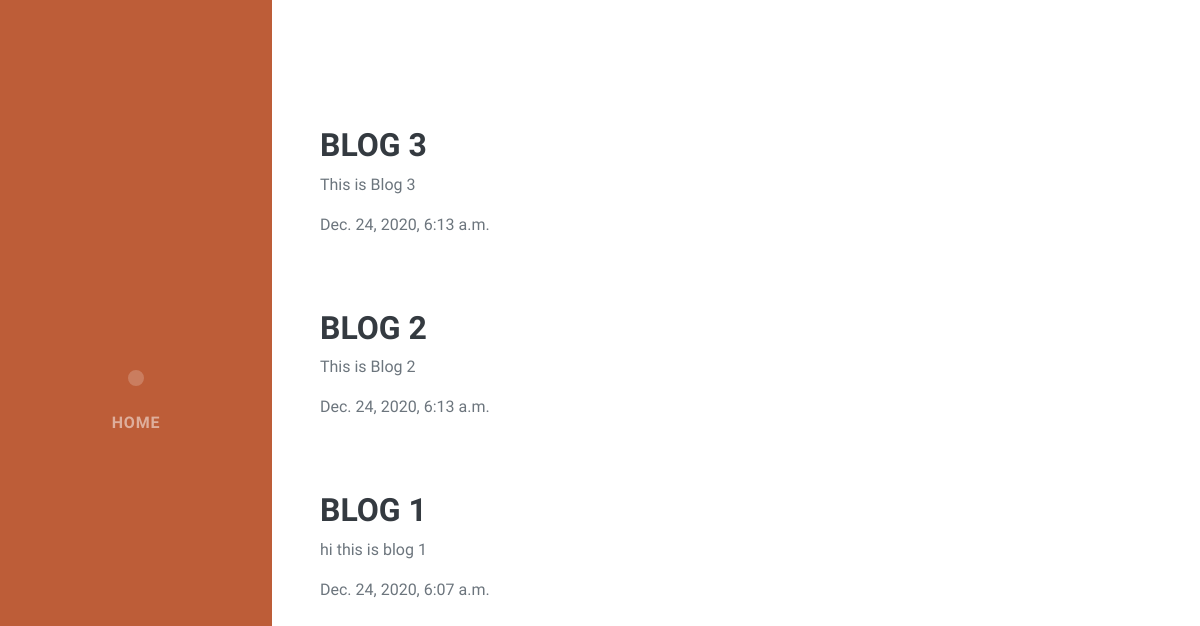
The page /blog/ on the database as committed earlier.
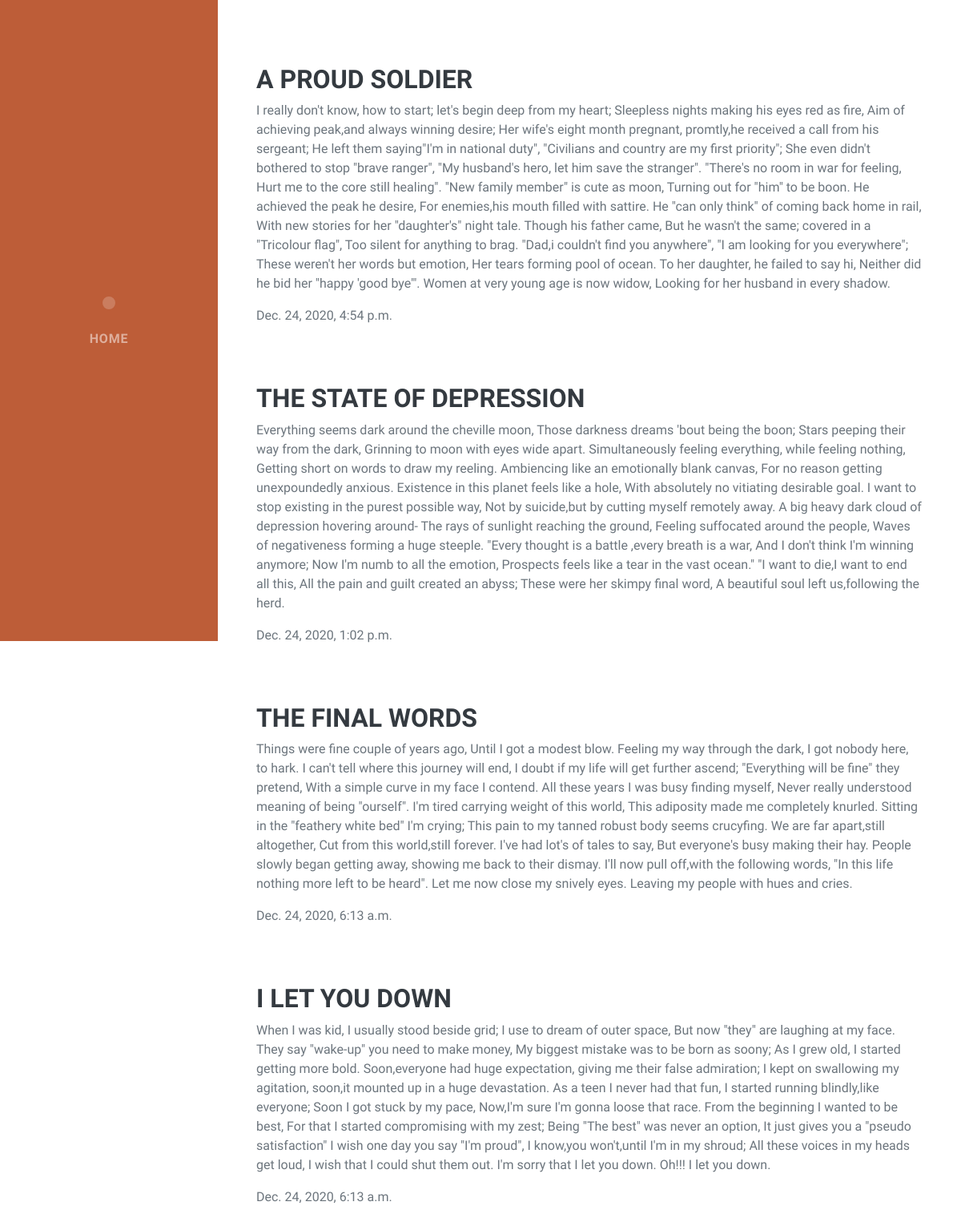
The same page on the database as committed later.
### blog/models.py (models this page shows, shortened)
class Blog(models.Model):
    title = models.CharField(max_length=50)
    description = models.TextField()
    date = models.DateTimeField()
    def get_absolute_url(self):
        return reverse('blog:blog_detail', kwargs={
                'blog_id':self.id
        })

### blog/views.py (the view)
# urls.py: path('',views.all_blogs,name="all_blogs"),
def all_blogs(request):
    blogs=Blog.objects.order_by('-date')
    context = {
    'blogs':blogs
    }
    return render(request,'blog/all_blogs.html',context)

### blog/templates/blog/all_blogs.html (shortened to what this page needs)
<!DOCTYPE html>
{% load static %}
<html lang="en">
    <head>
        <link href="{% static 'css/styles.css' %}" rel="stylesheet" />
    </head>
    <body id="page-top">
        <nav class="navbar navbar-expand-lg navbar-dark bg-primary fixed-top" id="sideNav">
            <a class="navbar-brand js-scroll-trigger" href="#page-top">
                <span class="d-none d-lg-block"><img class="img-fluid img-profile rounded-circle mx-auto mb-2" src="{% static 'assets/img/sumit_profile.jpeg' %}" alt="" /></span>
            </a>
            <div class="collapse navbar-collapse" id="navbarSupportedContent">
                <ul class="navbar-nav">
                    <li class="nav-item"><a class="nav-link js-scroll-trigger" href="{% url 'index' %}">Home</a></li>
                </ul>
            </div>
        </nav>
            <section class="resume-section" id="interests">
                <div class="resume-section-content">
                  {% for blog in blogs %}
                    <a href="{{ blog.get_absolute_url }}"><h3 class="mb-2">{{ blog.title }}</h3></a>
                    <p>{{ blog.description }}</p>
                    <p class="mb-0">{{blog.date}}</p>
                    <br><br><br>
            {% endfor %}
        </div>
        </section>
    </body>
</html>

Rows that differ between the two databases and show on the page:
removed Blog: title "BLOG 1", description "hi this is blog 1", date "Dec. 24, 2020, 6:07 a.m."
added Blog: title "A PROUD SOLDIER", description "I really don't know, how to start; let's begin deep from my heart; Sleepless nights making his eyes red as fire, Aim of achieving peak,and always winning desire; Her wife's eight month pregnant, promtly,he received a call from his sergeant; He left them saying\"I'm in national duty\", \"Civilians and country are my first priority\"; She even didn't bothered to stop \"brave ranger\", \"My husband's hero, let him save the stranger\". \"There's no room in war for feeling, Hurt me to the core still healing\". \"New family member\" is cute as moon, Turning out for \"him\" to be boon. He achieved the peak he desire, For enemies,his mouth filled with sattire. He \"can only think\" of coming back home in rail,…", date "Dec. 24, 2020, 4:54 p.m."
added Blog: title "THE STATE OF DEPRESSION", description "Everything seems dark around the cheville moon, Those darkness dreams 'bout being the boon; Stars peeping their way from the dark, Grinning to moon with eyes wide apart. Simultaneously feeling everything, while feeling nothing, Getting short on words to draw my reeling. Ambiencing like an emotionally blank canvas, For no reason getting unexpoundedly anxious. Existence in this planet feels like a hole, With absolutely no vitiating desirable goal. I want to stop existing in the purest possible way, Not by suicide,but by cutting myself remotely away. A big heavy dark cloud of depression hovering around- The rays of sunlight reaching the ground, Feeling suffocated around the people, Waves of…", date "Dec. 24, 2020, 1:02 p.m."
changed Blog: title "BLOG 3" → "THE FINAL WORDS"; description "This is Blog 3" → "Things were fine couple of years ago, Until I got a modest blow. Feeling my way through the dark, I got nobody here, to hark. I can't tell where this journey will end, I doubt if my life will get further ascend; \"Everything will be fine\" they pretend, With a simple curve in my face I contend. All these years I was busy finding myself, Never really understood meaning of being \"ourself\". I'm tired carrying weight of this world, This adiposity made me completely knurled. Sitting in the \"feathery white bed\" I'm crying; This pain to my tanned robust body seems crucyfing. We are far apart,still altogether, Cut from this world,still forever. I've had lot's of tales to say, But everyone's busy…"
changed Blog: title "BLOG 2" → "I LET YOU DOWN"; description "This is Blog 2" → "When I was kid, I usually stood beside grid; I use to dream of outer space, But now \"they\" are laughing at my face. They say \"wake-up\" you need to make money, My biggest mistake was to be born as soony; As I grew old, I started getting more bold. Soon,everyone had huge expectation, giving me their false admiration; I kept on swallowing my agitation, soon,it mounted up in a huge devastation. As a teen I never had that fun, I started running blindly,like everyone; Soon I got stuck by my pace, Now,I'm sure I'm gonna loose that race. From the beginning I wanted to be best, For that I started compromising with my zest; Being \"The best\" was never an option, It just gives you a \"pseudo…"
